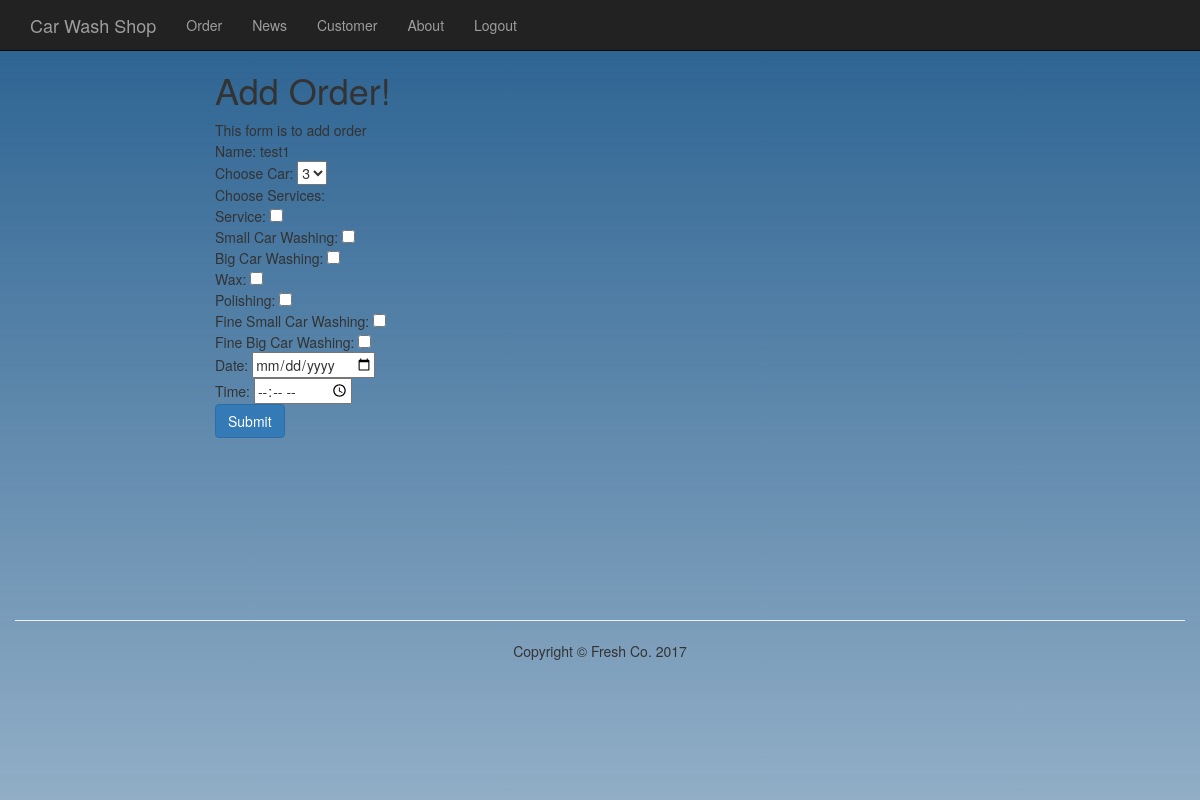
The app's page /index.php?page=addorder (signed in) with its own data.
### tables this page shows
CREATE TABLE IF NOT EXISTS `customer` (
  `id` int(10) unsigned NOT NULL,
  `username` varchar(50) DEFAULT NULL,
  `pwdhash` varchar(60) DEFAULT NULL,
  `salt` varchar(10) DEFAULT NULL,
  `FirstName` varchar(10) DEFAULT NULL,
  `LastName` varchar(10) NOT NULL,
  `sex` tinyint(1) DEFAULT NULL,
  `tel` varchar(20) DEFAULT NULL,
  `address` varchar(225) DEFAULT NULL,
  `balance` double DEFAULT NULL,
  `birth` date DEFAULT NULL
);

CREATE TABLE IF NOT EXISTS `product_service` (
  `id` int(10) unsigned NOT NULL,
  `product_name` varchar(50) DEFAULT NULL,
  `Price` int(11) DEFAULT NULL,
  `type_id` int(11) DEFAULT NULL
);

### inc/db.php (called while the page is built, shortened)
<?php
 class Mysql{
	function __construct(){
		$this->conn=$this->getConn();
	}
	function getConn(){
        $conn =  mysql_connect('localhost','root','') or die("Cannot connect to server".mysql_error());
        return $conn;
    }
	function fetch($result){
        $row = mysql_fetch_array($result);
        return $row;
    }
	function query($sql){
        $res = mysql_query($sql,$this->conn) or die(mysql_error());
		return $res;
	}
}
$mysql = new Mysql();
?>

### app/addorder.php (the view, shortened to what this page needs)
<div class="col-sm-8 col-sm-offset-2">
<h1>Add Order!</h1>
</div>
<div class="col-sm-8 col-sm-offset-2">
This form is to add order
</div>
	<div class="col-sm-10 col-md-offset-2">
		<?php
		$sql_orders = "SELECT c.*,cu.username FROM car AS c INNER JOIN customer AS cu ON c.cus_id=cu.id WHERE cus_id ='".$_SESSION['customer_id']."'";
		$result_orders = $mysql->query($sql_orders);
		$row_orders = $mysql->fetch($result_orders);
		?>
	</div>
		<div class="col-sm-10 col-md-offset-2">
			Name:
			<?php echo $row_orders['username'];?>
		</div>
		<div class="col-sm-10 col-md-offset-2">
			<form method="post">
				Choose Car:
				<select name="id">
					<?php
					while ($row_orders = $mysql->fetch($result_orders)){
					?>
					<option value="<?php echo $row_orders['id']; ?>"><?php echo $row_orders['plate']; ?></option>
						<?php
					}
						?>
				</select>
	    </div>
		<div class="col-sm-5 col-md-offset-2">
			Choose Services:
		</div>
            <?php
                $sql_serviers = "SELECT * FROM product_service WHERE type_id = 1";
                $result_serviers = $mysql->query($sql_serviers);
                while ($row_serviers = $mysql->fetch($result_serviers)){
            ?>
			<div class="col-sm-10 col-md-offset-2">
				<?php echo $row_serviers['product_name']; ?>:
				<input type="checkbox" name="services[]" value="<?php echo $row_serviers['id']; ?>">
			</div>
            <?php
		 	    }
		 	?>
		<div class="col-sm-10 col-md-offset-2">
			Date:
			<input type="date" name="date">
		</div>
		<div class="col-sm-10 col-md-offset-2">
			Time:
			<input type="time" name="time">
		</div>
		<div class="col-sm-10 col-md-offset-2">
			<input type="submit" value="Submit" class="btn btn-primary">
		</div>

### records on screen
customer: username "test1"
product_service: product_name "Service"
product_service: product_name "Small Car Washing"
product_service: product_name "Big Car Washing"
product_service: product_name "Wax"
product_service: product_name "Polishing"
product_service: product_name "Fine Small Car Washing"
product_service: product_name "Fine Big Car Washing"

### other values on screen
form field id "3"
